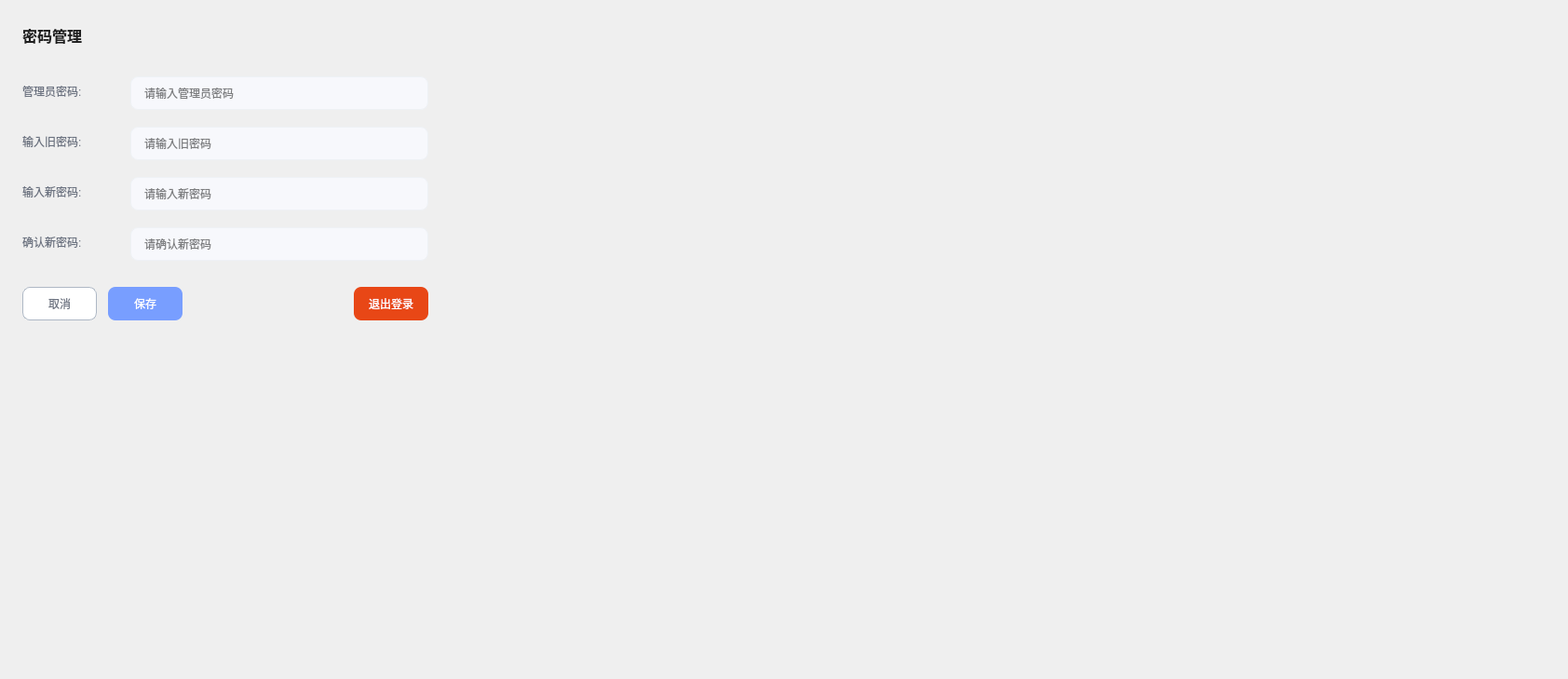
       <widget class="QWidget" name="tab_set_account">
        <attribute name="title">
         <string>账号管理</string>
        </attribute>
        <widget class="QLabel" name="label_account_title">
         <property name="geometry">
          <rect>
           <x>24</x>
           <y>28</y>
           <width>100</width>
           <height>20</height>
          </rect>
         </property>
         <property name="styleSheet">
          <string notr="true">color: #1F1F1F;
font-size: 16px;
font-weight: 600;</string>
         </property>
         <property name="text">
          <string>密码管理</string>
         </property>
        </widget>
        <widget class="QLabel" name="label_account_adminpwd">
         <property name="geometry">
          <rect>
           <x>24</x>
           <y>88</y>
           <width>100</width>
           <height>20</height>
          </rect>
         </property>
         <property name="styleSheet">
          <string notr="true">color: #6B7280;</string>
         </property>
         <property name="text">
          <string>管理员密码:</string>
         </property>
        </widget>
        <widget class="QLineEdit" name="lineEdit_resetpwd">
         <property name="geometry">
          <rect>
           <x>140</x>
           <y>82</y>
           <width>320</width>
           <height>36</height>
          </rect>
         </property>
         <property name="styleSheet">
          <string notr="true">background: #F7F8FC;
border: 1px solid #EEF1F5;
border-radius: 8px;
padding-left: 12px;</string>
         </property>
         <property name="placeholderText">
          <string>请输入管理员密码</string>
         </property>
        </widget>
        <widget class="QLabel" name="label_account_oldpwd">
         <property name="geometry">
          <rect>
           <x>24</x>
           <y>142</y>
           <width>100</width>
           <height>20</height>
          </rect>
         </property>
         <property name="styleSheet">
          <string notr="true">color: #6B7280;</string>
         </property>
         <property name="text">
          <string>输入旧密码:</string>
         </property>
        </widget>
        <widget class="QLineEdit" name="lineEdit_set_oldpwd">
         <property name="geometry">
          <rect>
           <x>140</x>
           <y>136</y>
           <width>320</width>
           <height>36</height>
          </rect>
         </property>
         <property name="styleSheet">
          <string notr="true">background: #F7F8FC;
border: 1px solid #EEF1F5;
border-radius: 8px;
padding-left: 12px;</string>
         </property>
         <property name="placeholderText">
          <string>请输入旧密码</string>
         </property>
        </widget>
        <widget class="QLabel" name="label_account_newpwd">
         <property name="geometry">
          <rect>
           <x>24</x>
           <y>196</y>
           <width>100</width>
           <height>20</height>
          </rect>
         </property>
         <property name="styleSheet">
          <string notr="true">color: #6B7280;</string>
         </property>
         <property name="text">
          <string>输入新密码:</string>
         </property>
        </widget>
        <widget class="QLineEdit" name="lineEdit_set_newpwd">
         <property name="geometry">
          <rect>
           <x>140</x>
           <y>190</y>
           <width>320</width>
           <height>36</height>
          </rect>
         </property>
         <property name="styleSheet">
          <string notr="true">background: #F7F8FC;
border: 1px solid #EEF1F5;
border-radius: 8px;
padding-left: 12px;</string>
         </property>
         <property name="placeholderText">
          <string>请输入新密码</string>
         </property>
        </widget>
        <widget class="QLabel" name="label_account_confirmpwd">
         <property name="geometry">
          <rect>
           <x>24</x>
           <y>250</y>
           <width>100</width>
           <height>20</height>
          </rect>
         </property>
         <property name="styleSheet">
          <string notr="true">color: #6B7280;</string>
         </property>
         <property name="text">
          <string>确认新密码:</string>
         </property>
        </widget>
        <widget class="QLineEdit" name="lineEdit_set_confirmpwd">
         <property name="geometry">
          <rect>
           <x>140</x>
           <y>244</y>
           <width>320</width>
           <height>36</height>
          </rect>
         </property>
         <property name="styleSheet">
          <string notr="true">background: #F7F8FC;
border: 1px solid #EEF1F5;
border-radius: 8px;
padding-left: 12px;</string>
         </property>
         <property name="placeholderText">
          <string>请确认新密码</string>
         </property>
        </widget>
        <widget class="QPushButton" name="pushButton_set_cancel">
         <property name="geometry">
          <rect>
           <x>24</x>
           <y>308</y>
           <width>80</width>
           <height>36</height>
          </rect>
         </property>
         <property name="styleSheet">
          <string notr="true">QPushButton {
background: #FFFFFF;
border: 1px solid #AEB8C5;
border-radius: 8px;
color: #6B7280;
}</string>
         </property>
         <property name="text">
          <string>取消</string>
         </property>
        </widget>
        <widget class="QPushButton" name="pushButton_resetpwdcomfirm">
         <property name="geometry">
          <rect>
           <x>116</x>
           <y>308</y>
           <width>80</width>
           <height>36</height>
          </rect>
         </property>
         <property name="styleSheet">
          <string notr="true">QPushButton {
background: #789EFF;
border: none;
border-radius: 8px;
color: #FFFFFF;
}</string>
         </property>
         <property name="text">
          <string>保存</string>
         </property>
        </widget>
        <widget class="QLabel" name="label_set_watermark_2">
         <property name="geometry">
          <rect>
           <x>980</x>
           <y>120</y>
           <width>695</width>
           <height>600</height>
          </rect>
         </property>
         <property name="styleSheet">
          <string notr="true">border-image: url(:/set/pic/big_icon.png);</string>
         </property>
         <property name="text">
          <string/>
         </property>
        </widget>
        <widget class="QPushButton" name="pushButton_logout">
         <property name="geometry">
          <rect>
           <x>380</x>
           <y>308</y>
           <width>80</width>
           <height>36</height>
          </rect>
         </property>
         <property name="minimumSize">
          <size>
           <width>80</width>
           <height>36</height>
          </size>
         </property>
         <property name="maximumSize">
          <size>
           <width>80</width>
           <height>36</height>
          </size>
         </property>
         <property name="styleSheet">
          <string notr="true">QPushButton {
background: #e84716;
border: none;
border-radius: 8px;
color: #FFFFFF;
}</string>
         </property>
         <property name="text">
          <string>退出登录</string>
         </property>
        </widget>
       </widget>
